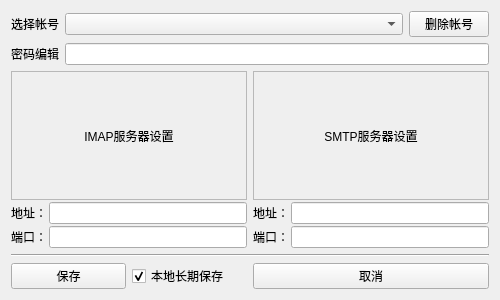
<?xml version="1.0" encoding="UTF-8"?>
<ui version="4.0">
 <class>AccountManager</class>
 <widget class="QWidget" name="AccountManager">
  <property name="geometry">
   <rect>
    <x>0</x>
    <y>0</y>
    <width>500</width>
    <height>300</height>
   </rect>
  </property>
  <property name="windowTitle">
   <string>帐号管理器</string>
  </property>
  <property name="autoFillBackground">
   <bool>false</bool>
  </property>
  <layout class="QVBoxLayout" name="verticalLayout_4" stretch="1,1,0,0">
   <item>
    <layout class="QVBoxLayout" name="verticalLayout_3">
     <item>
      <layout class="QHBoxLayout" name="horizontalLayout" stretch="1,9,0">
       <item>
        <widget class="QLabel" name="label_2">
         <property name="frameShape">
          <enum>QFrame::NoFrame</enum>
         </property>
         <property name="text">
          <string>选择帐号</string>
         </property>
        </widget>
       </item>
       <item>
        <widget class="QComboBox" name="comboBox"/>
       </item>
       <item>
        <widget class="QPushButton" name="pushButton_3">
         <property name="text">
          <string>删除帐号</string>
         </property>
        </widget>
       </item>
      </layout>
     </item>
     <item>
      <layout class="QHBoxLayout" name="horizontalLayout_2">
       <item>
        <widget class="QLabel" name="label_3">
         <property name="frameShape">
          <enum>QFrame::NoFrame</enum>
         </property>
         <property name="text">
          <string>密码编辑</string>
         </property>
        </widget>
       </item>
       <item>
        <widget class="QLineEdit" name="lineEdit">
         <property name="text">
          <string/>
         </property>
         <property name="echoMode">
          <enum>QLineEdit::Password</enum>
         </property>
        </widget>
       </item>
      </layout>
     </item>
    </layout>
   </item>
   <item>
    <layout class="QHBoxLayout" name="horizontalLayout_7" stretch="0,0">
     <item>
      <layout class="QVBoxLayout" name="verticalLayout" stretch="1,1,1">
       <property name="spacing">
        <number>2</number>
       </property>
       <item>
        <widget class="QLabel" name="label_4">
         <property name="sizePolicy">
          <sizepolicy hsizetype="Preferred" vsizetype="Preferred">
           <horstretch>0</horstretch>
           <verstretch>0</verstretch>
          </sizepolicy>
         </property>
         <property name="minimumSize">
          <size>
           <width>0</width>
           <height>20</height>
          </size>
         </property>
         <property name="frameShape">
          <enum>QFrame::StyledPanel</enum>
         </property>
         <property name="text">
          <string>IMAP服务器设置</string>
         </property>
         <property name="alignment">
          <set>Qt::AlignCenter</set>
         </property>
        </widget>
       </item>
       <item>
        <layout class="QHBoxLayout" name="horizontalLayout_4">
         <item>
          <widget class="QLabel" name="label_7">
           <property name="frameShape">
            <enum>QFrame::NoFrame</enum>
           </property>
           <property name="text">
            <string>地址：</string>
           </property>
          </widget>
         </item>
         <item>
          <widget class="QLineEdit" name="lineEdit_2"/>
         </item>
        </layout>
       </item>
       <item>
        <layout class="QHBoxLayout" name="horizontalLayout_3">
         <item>
          <widget class="QLabel" name="label_8">
           <property name="frameShape">
            <enum>QFrame::NoFrame</enum>
           </property>
           <property name="text">
            <string>端口：</string>
           </property>
          </widget>
         </item>
         <item>
          <widget class="QLineEdit" name="lineEdit_3">
           <property name="inputMethodHints">
            <set>Qt::ImhDigitsOnly</set>
           </property>
           <property name="dragEnabled">
            <bool>false</bool>
           </property>
          </widget>
         </item>
        </layout>
       </item>
      </layout>
     </item>
     <item>
      <layout class="QVBoxLayout" name="verticalLayout_2" stretch="1,1,1">
       <property name="spacing">
        <number>2</number>
       </property>
       <item>
        <widget class="QLabel" name="label_5">
         <property name="sizePolicy">
          <sizepolicy hsizetype="Preferred" vsizetype="Preferred">
           <horstretch>0</horstretch>
           <verstretch>0</verstretch>
          </sizepolicy>
         </property>
         <property name="minimumSize">
          <size>
           <width>0</width>
           <height>20</height>
          </size>
         </property>
         <property name="frameShape">
          <enum>QFrame::StyledPanel</enum>
         </property>
         <property name="text">
          <string>SMTP服务器设置</string>
         </property>
         <property name="alignment">
          <set>Qt::AlignCenter</set>
         </property>
        </widget>
       </item>
       <item>
        <layout class="QHBoxLayout" name="horizontalLayout_6">
         <item>
          <widget class="QLabel" name="label_10">
           <property name="frameShape">
            <enum>QFrame::NoFrame</enum>
           </property>
           <property name="text">
            <string>地址：</string>
           </property>
          </widget>
         </item>
         <item>
          <widget class="QLineEdit" name="lineEdit_4">
           <property name="inputMethodHints">
            <set>Qt::ImhDigitsOnly</set>
           </property>
          </widget>
         </item>
        </layout>
       </item>
       <item>
        <layout class="QHBoxLayout" name="horizontalLayout_5">
         <item>
          <widget class="QLabel" name="label_9">
           <property name="frameShape">
            <enum>QFrame::NoFrame</enum>
           </property>
           <property name="text">
            <string>端口：</string>
           </property>
          </widget>
         </item>
         <item>
          <widget class="QLineEdit" name="lineEdit_5"/>
         </item>
        </layout>
       </item>
      </layout>
     </item>
    </layout>
   </item>
   <item>
    <widget class="Line" name="line">
     <property name="orientation">
      <enum>Qt::Horizontal</enum>
     </property>
    </widget>
   </item>
   <item>
    <layout class="QHBoxLayout" name="horizontalLayout_9">
     <item>
      <layout class="QHBoxLayout" name="horizontalLayout_8">
       <item>
        <widget class="QPushButton" name="pushButton">
         <property name="text">
          <string>保存</string>
         </property>
         <property name="autoDefault">
          <bool>true</bool>
         </property>
         <property name="default">
          <bool>false</bool>
         </property>
        </widget>
       </item>
       <item>
        <widget class="QCheckBox" name="checkBox">
         <property name="sizePolicy">
          <sizepolicy hsizetype="Minimum" vsizetype="Preferred">
           <horstretch>0</horstretch>
           <verstretch>0</verstretch>
          </sizepolicy>
         </property>
         <property name="text">
          <string>本地长期保存</string>
         </property>
         <property name="checked">
          <bool>true</bool>
         </property>
         <property name="tristate">
          <bool>false</bool>
         </property>
        </widget>
       </item>
      </layout>
     </item>
     <item>
      <widget class="QPushButton" name="pushButton_2">
       <property name="text">
        <string>取消</string>
       </property>
      </widget>
     </item>
    </layout>
   </item>
  </layout>
 </widget>
 <resources/>
 <connections>
  <connection>
   <sender>pushButton_2</sender>
   <signal>clicked()</signal>
   <receiver>AccountManager</receiver>
   <slot>hide()</slot>
   <hints>
    <hint type="sourcelabel">
     <x>371</x>
     <y>277</y>
    </hint>
    <hint type="destinationlabel">
     <x>249</x>
     <y>149</y>
    </hint>
   </hints>
  </connection>
 </connections>
</ui>
